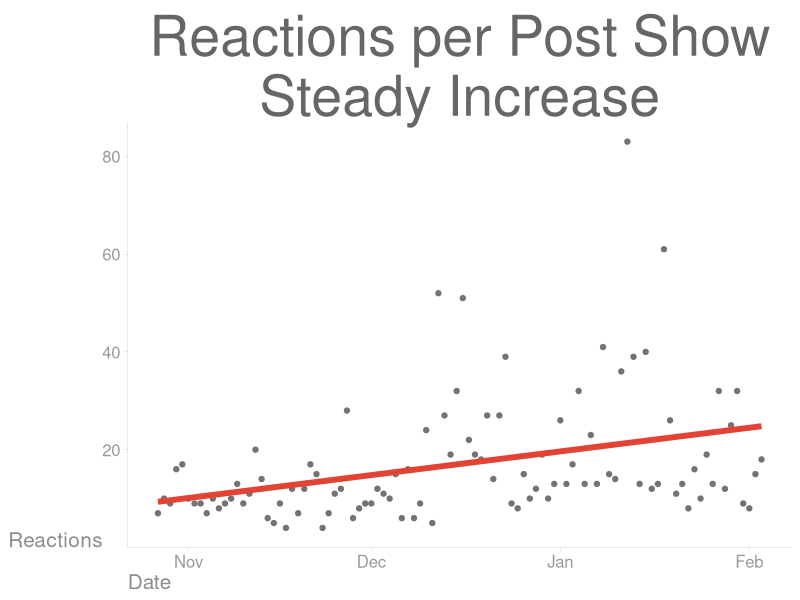
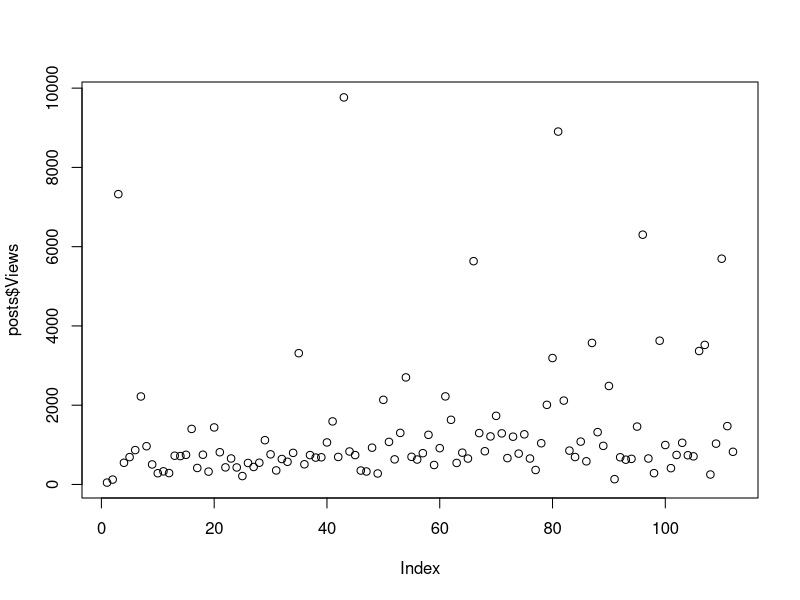

Write the R code that produced these figures, in order.
# Code to analyze #LinkedInHarderMode results

library(tidyverse)

# Import ----
posts <- read.csv("LinkedInPostPerformancesDay108.csv", fileEncoding = "UTF-8-BOM")
profileviews <- read.csv("ProfileViews.csv", fileEncoding = "UTF-8-BOM")
connections <- read.csv("ConnectionCountbyDate.csv", fileEncoding = "UTF-8-BOM")

# Format ----
posts$Date <- as.Date(posts$Date)
profileviews$Weekof <- as.Date(profileviews$Weekof)
connections$Date <- as.Date(connections$Date)

posts$Engagement <- (posts$Reactions + posts$Comments)/posts$Views

# ggplot Theme ----
theme_generic <- function(base_size = 12,
                          base_family = "",
                          base_line_size = base_size / 170,
                          base_rect_size = base_size / 170){
  theme_minimal(base_size = base_size, 
                base_family = base_family,
                base_line_size = base_line_size) %+replace%
    theme(
      axis.title.y = element_text(angle = 0, 
                                  vjust = 0, 
                                  hjust = 0.5, 
                                  size = 15, 
                                  color = "grey55"),
      axis.title.x = element_text(hjust = 0, 
                                  size = 15, 
                                  color = "grey55"),
      axis.text = element_text(size = 12, 
                               color = "grey60"),
      axis.line = element_line(color = "grey60"),
      axis.ticks = element_line(color = "grey60"),
      plot.title = element_text(hjust = 0.5, 
                                size = 40, 
                                color = "grey40"), 
      panel.grid = element_blank(),
      plot.subtitle = element_text(hjust = 0.5, 
                                   size = 20, 
                                   color = "grey55"),
      
      complete = TRUE
    )
}

# Plan --------------------------------------------------------------------

# Trend
#   Duds
#   Top-Performers
#   Videos
#   Engagement

# Find
#   Which days performed best
#   Number of categories
#   Best three categories

# Show
  # Performance over thirty days
  # Profile view history

# Sort Data ---------------------------------------------------------------

duds <- posts %>% filter(Views < as.integer(quantile(posts$Views, .33))) %>% 
  filter(Date >= "2022-01-03") %>% 
  filter(Date <= "2022-02-01") %>% 
  filter(Type != "Video") %>% 
  select(-Votes)

topperformers <- posts %>% filter(Views > as.integer(quantile(posts$Views, .66))) %>% 
  filter(Date >= "2022-01-03") %>% 
  filter(Date <= "2022-02-01") %>% 
  filter(Type != "Video") %>% 
  select(-Votes)

greater1000 <- posts %>% filter(Views > 1000) %>% 
  filter(Date >= "2022-01-03") %>% 
  filter(Date <= "2022-02-01") %>% 
  filter(Type != "Video") %>% 
  select(-Votes)

top3 <- posts %>% filter(Views > 3500) %>% 
  filter(Date >= "2022-01-03") %>% 
  filter(Date <= "2022-02-01") %>% 
  filter(Type != "Video") %>% 
  select(-Votes)

video <- posts %>%  
  filter(Date >= "2022-01-03") %>% 
  filter(Date <= "2022-02-01") %>% 
  filter(Type == "Video") %>% 
  select(-Votes)

# Weekday comparisons ----

three <- posts %>% filter(WeekdayNumber == 3) %>% 
  filter(Date >= "2022-01-03") %>% 
  filter(Date <= "2022-02-01") %>% 
  filter(Type != "Video") %>% 
  select(-Votes)

four <- posts %>% filter(WeekdayNumber == 4) %>% 
  filter(Date >= "2022-01-03") %>% 
  filter(Date <= "2022-02-01") %>% 
  filter(Type != "Video") %>% 
  select(-Votes)

five <- posts %>% filter(WeekdayNumber == 5) %>% 
  filter(Date >= "2022-01-03") %>% 
  filter(Date <= "2022-02-01") %>% 
  filter(Type != "Video") %>% 
  select(-Votes)

three <- posts %>% filter(WeekdayNumber == 5) %>% 
  filter(Date >= "2022-01-03") %>% 
  filter(Date <= "2022-02-01") %>% 
  filter(Type != "Video") %>% 
  select(-Votes)

Sunday <- posts %>% filter(WeekdayNumber == 1) %>% 
  filter(Day > 0) %>% 
  filter(Day <= 100) %>% 
  filter(Type != "Video") %>% 
  filter(Type != "Poll") %>% 
  select(-Votes)

Monday <- posts %>% filter(WeekdayNumber == 2) %>% 
  filter(Day > 0) %>% 
  filter(Day <= 100) %>% 
  filter(Type != "Video") %>% 
  select(-Votes)

Tuesday <- posts %>% filter(WeekdayNumber == 3) %>% 
  filter(Day > 0) %>% 
  filter(Day <= 100) %>% 
  filter(Type != "Video") %>% 
  filter(Type != "Poll") %>% 
  select(-Votes)

Wednesday <- posts %>% filter(WeekdayNumber == 4) %>% 
  filter(Day > 0) %>% 
  filter(Day <= 100) %>% 
  filter(Type != "Video") %>% 
  select(-Votes)

Thursday <- posts %>% filter(WeekdayNumber == 5) %>% 
  filter(Day > 0) %>% 
  filter(Day <= 100) %>% 
  filter(Type != "Video") %>% 
  select(-Votes)

Friday <- posts %>% filter(WeekdayNumber == 6) %>% 
  filter(Day > 0) %>% 
  filter(Day <= 100) %>% 
  filter(Type != "Video") %>% 
  select(-Votes)

Saturday <- posts %>% filter(WeekdayNumber == 7) %>% 
  filter(Day > 0) %>% 
  filter(Day <= 100) %>% 
  filter(Type != "Video") %>% 
  select(-Votes)


# Categories --------------------------------------------------------------

catcount <- unique(posts$Category)
typecount <- unique(posts$Type)


# Visuals -----------------------------------------------------------------

posts %>% filter(Day > 0) %>% 
  filter(Day <= 100) %>% 
  ggplot(aes(x = Date, y = Reactions)) +
  geom_point(color = "grey45") +
  geom_smooth(method='lm', se=FALSE, color = "#E34234", size = 2) +
  theme_generic() +
  ggtitle("Reactions per Post Show\nSteady Increase")


plot(posts$Views)
